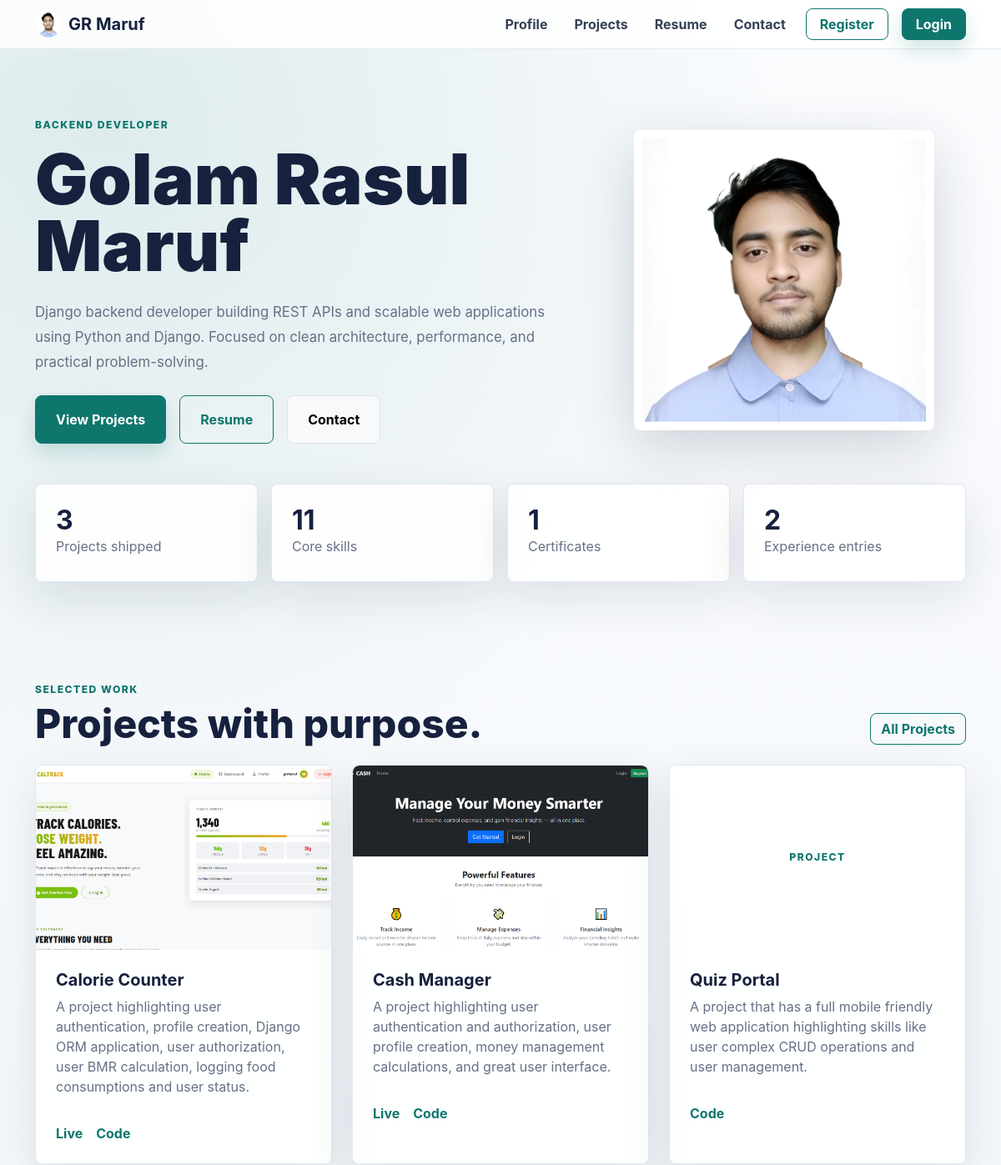
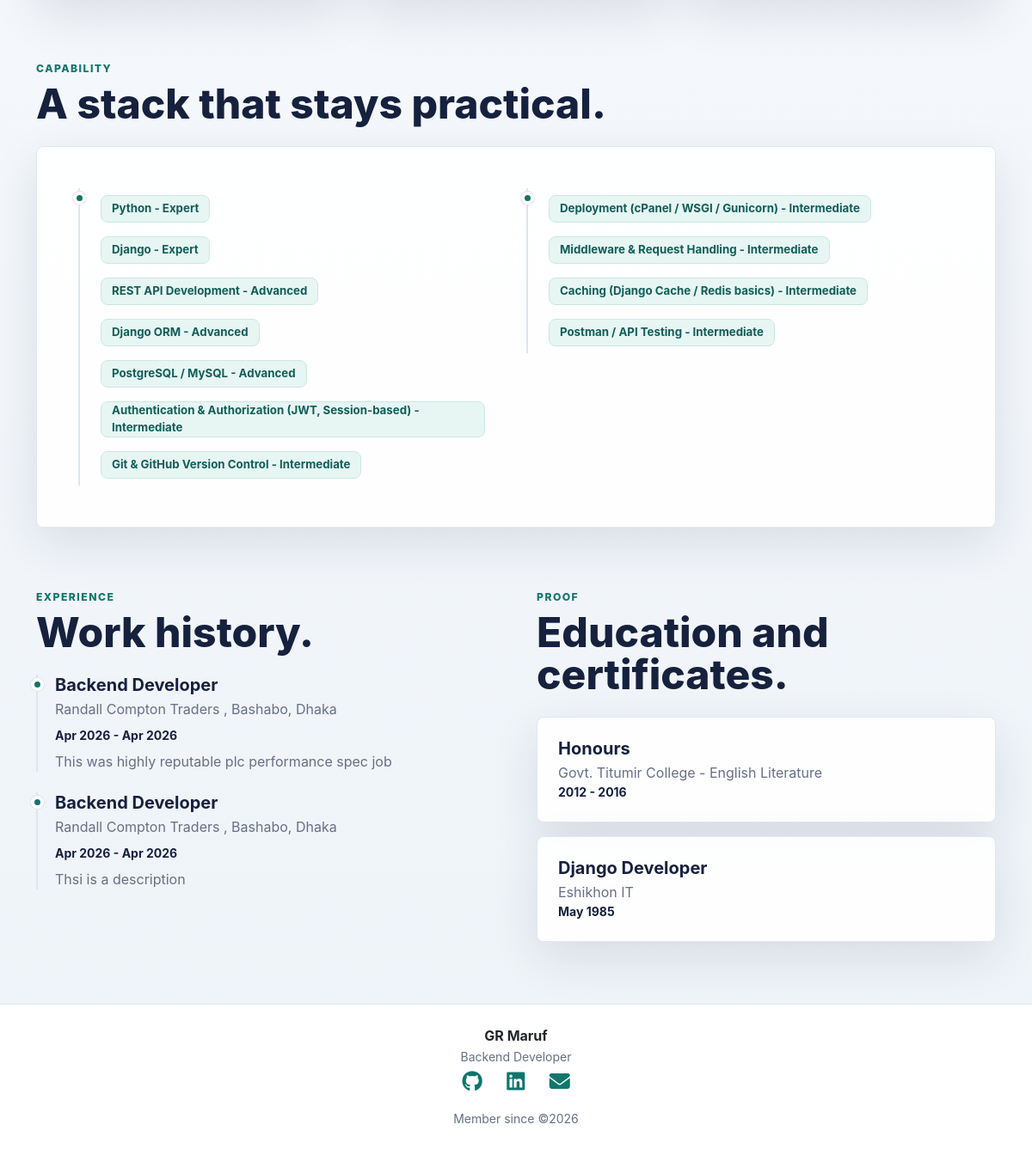
Page /portfolio/user on the committed database (2 pictures, top to bottom).
### portfolio/models.py (models this page shows, shortened)
class Profile(models.Model):
    user = models.OneToOneField(User, related_name='profile', on_delete=models.CASCADE, null=True)
    full_name = models.CharField(max_length=120, default='')
    display_name = models.CharField(max_length=80, blank=True)
    title = models.CharField(max_length=120, blank=True)  # e.g. "Backend Developer"
    bio = models.TextField(blank=True)
    email = models.EmailField(blank=True)
    phone = models.CharField(max_length=20, blank=True)
    location = models.CharField(max_length=120, blank=True)
    profile_image = models.ImageField(upload_to="profile_images/", blank=True, null=True)
    github = models.URLField(blank=True)
    linkedin = models.URLField(blank=True)
    website = models.URLField(blank=True)
    created_at = models.DateTimeField(auto_now_add=True)

class Project(models.Model):
    profile = models.ForeignKey(Profile, on_delete=models.CASCADE, related_name="projects")
    title = models.CharField(max_length=150)
    description = models.TextField()
    tags = models.ManyToManyField(Tag, blank=True)
    github_link = models.URLField(blank=True)
    live_link = models.URLField(blank=True)
    image = models.ImageField(upload_to="projects/", blank=True, null=True)
    start_date = models.DateField(blank=True, null=True)
    end_date = models.DateField(blank=True, null=True)

class Skill(models.Model):
    profile = models.ForeignKey(Profile, on_delete=models.CASCADE, related_name="skills")
    name = models.CharField(max_length=100)
    SKILL_LEVELS = [
        ("beginner", "Beginner"),
        ("intermediate", "Intermediate"),
        ("advanced", "Advanced"),
        ("expert", "Expert"),
    ]
    level = models.CharField(max_length=20, choices=SKILL_LEVELS, default="beginner")

class Experience(models.Model):
    profile = models.ForeignKey(Profile, on_delete=models.CASCADE, related_name="experiences")
    position = models.CharField(max_length=150)
    company = models.CharField(max_length=150)
    location = models.CharField(max_length=120, blank=True)
    start_date = models.DateField()
    end_date = models.DateField(blank=True, null=True)  # null = currently working
    description = models.TextField(blank=True)

class Education(models.Model):
    profile = models.ForeignKey(Profile, on_delete=models.CASCADE, related_name="education")
    institution = models.CharField(max_length=150)
    degree = models.CharField(max_length=150)  # e.g. BSc, MSc
    field_of_study = models.CharField(max_length=150, blank=True)
    start_year = models.IntegerField()
    end_year = models.IntegerField(blank=True, null=True)
    description = models.TextField(blank=True)

class Certificate(models.Model):
    profile = models.ForeignKey(
        "Profile",
        on_delete=models.CASCADE,
        related_name="certificates"
    )
    title = models.CharField(max_length=200)
    issuer = models.CharField(max_length=150)  # e.g. Coursera, Udemy, Google
    issue_date = models.DateField()
    expiry_date = models.DateField(blank=True, null=True)
    credential_id = models.CharField(max_length=100, blank=True) # real world verification ID or URL
    credential_url = models.URLField(blank=True)
    image = models.ImageField(upload_to="certificates/", blank=True, null=True)

### portfolio/views.py (the view)
# urls.py: path('', profile, name='profile'),
def profile(request, username=None):
    context = {}
    if username:
        profile = get_user_profile(username)
        if profile is None:
            context['no_profile_error'] = True
    elif request.user.is_authenticated:
        return redirect('profile', username=get_current_username(request))
    else:
        profile = None
    context['profile'] = profile
    context['username'] = username
    print(username)
    return render(request, 'profile.html', context)

### portfolio/templates/profile.html (shortened to what this page needs)
{% extends 'master/base.html' %}
{% block content %}
  {% if profile %}
    <section class="hero">
      <div class="container">
        <div class="row align-items-center g-5">
          <div class="col-lg-7 order-2 order-lg-1 reveal">
            <div class="eyebrow mb-3">{{ profile.title|default:'Profile Title' }}</div>
            <h1 class="hero-name mb-4">{{ profile.full_name }}</h1>
            <p class="section-copy mb-4">{{ profile.bio|default:'Profile Bio' }}</p>
            <div class="d-flex flex-wrap gap-3">
              <a href="{% url 'projects' username %}" class="btn btn-brand px-4 py-3">View Projects</a>
              <a href="{% url 'resume' username %}" class="btn btn-outline-brand px-4 py-3">Resume</a>
              <a href="{% url 'contact' username %}" class="btn btn-light border px-4 py-3">Contact</a>
            </div>
          </div>
          <div class="col-lg-5 text-center order-1 order-lg-2 reveal reveal-delay-1">
            {% if profile.profile_image %}
              <img src="{{ profile.profile_image.url }}" class="portrait" alt="{{ profile.full_name }}" />
            {% else %}
              <img src="/media/app/logo.webp" class="portrait" alt="{{ profile.full_name }}" />
            {% endif %}
          </div>
        </div>
      </div>
    </section>
    <section class="pb-5">
      <div class="container">
        <div class="row g-3">
          <div class="col-6 col-lg-3">
            <div class="surface metric p-4 reveal">
              <div class="h2 fw-bold mb-0">{{ profile.projects.count }}</div>
              <div class="muted">Projects shipped</div>
            </div>
          </div>
          <div class="col-6 col-lg-3">
            <div class="surface metric p-4 reveal reveal-delay-1">
              <div class="h2 fw-bold mb-0">{{ profile.skills.count }}</div>
              <div class="muted">Core skills</div>
            </div>
          </div>
          <div class="col-6 col-lg-3">
            <div class="surface metric p-4 reveal reveal-delay-2">
              <div class="h2 fw-bold mb-0">{{ profile.certificates.count }}</div>
              <div class="muted">Certificates</div>
            </div>
          </div>
          <div class="col-6 col-lg-3">
            <div class="surface metric p-4 reveal reveal-delay-3">
              <div class="h2 fw-bold mb-0">{{ profile.experiences.count }}</div>
              <div class="muted">Experience entries</div>
            </div>
          </div>
        </div>
      </div>
    </section>
    <section class="section-pad">
      <div class="container">
        <div class="d-flex flex-column flex-md-row justify-content-between gap-3 mb-4">
          <div>
            <div class="eyebrow mb-2">Selected work</div>
            <h2 class="section-title mb-0">Projects with purpose.</h2>
          </div>
          <a href="{% url 'projects' username %}" class="btn btn-outline-brand align-self-md-end">All Projects</a>
        </div>
        <div class="row g-4">
          {% for project in profile.projects.all|slice:':3' %}
            <div class="col-md-6 col-xl-4">
              <article class="surface lift h-100 overflow-hidden">
                {% if project.image %}
                  <img src="{{ project.image.url }}" class="project-image" alt="{{ project.title }}" />
                {% else %}
                  <div class="project-image d-flex align-items-center justify-content-center">
                    <span class="eyebrow">Project</span>
                  </div>
                {% endif %}
                <div class="p-4">
                  <h3 class="h5 fw-bold">{{ project.title }}</h3>
                  <p class="muted">{{ project.description|truncatewords:22 }}</p>
                  <div class="d-flex gap-3">
                    {% if project.live_link %}
                      <a href="{{ project.live_link }}" target="_blank" rel="noreferrer" class="fw-bold text-decoration-none">Live</a>
                    {% endif %}
                    {% if project.github_link %}
                      <a href="{{ project.github_link }}" target="_blank" rel="noreferrer" class="fw-bold text-decoration-none">Code</a>
                    {% endif %}
                  </div>
                </div>
              </article>
            </div>
          {% empty %}
            <div class="col-12">
              <div class="soft-panel p-4">Add your first project from the dashboard and it will appear here.</div>
            </div>
          {% endfor %}
        </div>
      </div>
    </section>
    <section class="section-pad pt-0">
      <div class="container">
        <div class="d-flex flex-column flex-md-row justify-content-between gap-3 mb-4">
          <div>
            <div class="eyebrow mb-2">Capability</div>
            <h2 class="section-title mb-0">A stack that stays practical.</h2>
          </div>
        </div>
        <div class="surface p-5">
          <div class="row g-md-4">
            <div class="col-md-6">
              <div class="timeline-item px-4">
                {% for skill in profile.skills.all|slice:':7' %}
                  <span class="tag-pill my-2">
                    {{ skill.name }}{% if skill.level %}
                      - {{ skill.get_level_display }}
                    {% endif %}
                  </span>
                  <br />
                {% empty %}
                  <span class="muted">Add skills from your dashboard.</span>
                {% endfor %}
              </div>
            </div>
            <div class="col-md-6">
              <div class="timeline-item px-4">
                {% for skill in profile.skills.all|slice:'7:' %}
                  <span class="tag-pill my-2">
                    {{ skill.name }}{% if skill.level %}
                      - {{ skill.get_level_display }}
                    {% endif %}
                  </span>
                  <br />
                {% empty %}
                  <span class="muted">Add skills from your dashboard.</span>
                {% endfor %}
              </div>
            </div>
          </div>
        </div>
      </div>
    </section>
    <section class="section-pad pt-0">
      <div class="container">
        <div class="row g-5">
          <div class="col-lg-6">
            <div class="eyebrow mb-2">Experience</div>
            <h2 class="section-title mb-4">Work history.</h2>
            <div class="d-grid gap-4">
              {% for exp in profile.experiences.all %}
                <div class="timeline-item">
                  <h3 class="h5 fw-bold mb-1">{{ exp.position }}</h3>
                  <div class="muted mb-2">
                    {{ exp.company }}{% if exp.location %}
                      , {{ exp.location }}
                    {% endif %}
                  </div>
                  <div class="small fw-bold mb-2">
                    {{ exp.start_date|date:'M Y' }} -{% if exp.end_date %}
                      {{ exp.end_date|date:'M Y' }}
                    {% else %}
                      Present
                    {% endif %}
                  </div>
                  <p class="mb-0 muted">{{ exp.description }}</p>
                </div>
              {% empty %}
                <div class="soft-panel p-4">Experience entries will appear here.</div>
              {% endfor %}
            </div>
          </div>
          <div class="col-lg-6">
            <div class="eyebrow mb-2">Proof</div>
            <h2 class="section-title mb-4">Education and certificates.</h2>
            <div class="d-grid gap-3">
              {% for edu in profile.education.all %}
                <div class="surface p-4 lift">
                  <h3 class="h5 fw-bold mb-1">{{ edu.degree }}</h3>
                  <div class="muted">
                    {{ edu.institution }}{% if edu.field_of_study %}
                      - {{ edu.field_of_study }}
                    {% endif %}
                  </div>
                  <div class="small fw-bold">{{ edu.start_year }} - {{ edu.end_year|default:'Present' }}</div>
                </div>
              {% endfor %}
              {% for cert in profile.certificates.all|slice:':3' %}
                <div class="surface p-4 lift">
                  <h3 class="h5 fw-bold mb-1">{{ cert.title }}</h3>
                  <div class="muted">{{ cert.issuer }}</div>
                  <div class="small fw-bold">{{ cert.issue_date|date:'M Y' }}</div>
                </div>
              {% empty %}
                {% if not profile.education.all %}
                  <div class="soft-panel p-4">Education and certificates will appear here.</div>
                {% endif %}
              {% endfor %}
            </div>
          </div>
        </div>
      </div>
    </section>
  {% endif %}
{% endblock %}

### portfolio/templates/master/base.html (shortened to what this page needs)
<!DOCTYPE html>
<html lang="en">
  <head>
    <link href="https://cdn.jsdelivr.net/npm/bootstrap@5.0.2/dist/css/bootstrap.min.css" rel="stylesheet" />
    <link rel="stylesheet" href="https://cdnjs.cloudflare.com/ajax/libs/font-awesome/6.5.1/css/all.min.css" />
  </head>
  <body>
    {% if profile %}
      {% include 'master/nav.html' %}
    {% endif %}
    <main class="site-shell">
      {% block content %}
      {% endblock %}
    </main>
    {% if profile %}
      {% include 'master/footer.html' %}
    {% endif %}
  </body>
</html>

### portfolio/templates/master/nav.html (shortened to what this page needs)
<nav class="navbar navbar-expand-lg navbar-light sticky-top">
  <div class="container">
    <a class="navbar-brand fw-bold d-flex align-items-center" href="{% url 'profile' profile.user.username|default:'demo' %}">
      {% if profile.profile_image %}
        <img src="{{ profile.profile_image.url }}" class="rounded-circle me-2" width="32" height="32" alt="{{ profile.full_name }}" />
      {% else %}
        <img src="/media/app/logo.webp" alt="Logo" width="34" height="34" class="me-2 rounded" />
      {% endif %}
      <span>{{ profile.display_name|default:'Portfolio' }}</span>
    </a>
    <div class="collapse navbar-collapse justify-content-end d-none d-lg-flex">
      <ul class="navbar-nav align-items-center gap-3">
        <li class="nav-item">
          <a class="nav-link" href="{% url 'profile' profile.user.username|default:'demo' %}">Profile</a>
        </li>
        <li class="nav-item">
          <a class="nav-link" href="{% url 'projects' profile.user.username|default:'demo' %}">Projects</a>
        </li>
        <li class="nav-item">
          <a class="nav-link" href="{% url 'resume' profile.user.username|default:'demo' %}">Resume</a>
        </li>
        <li class="nav-item">
          <a class="nav-link" href="{% url 'contact' profile.user.username|default:'demo' %}">Contact</a>
        </li>
        {% if profile.user == request.user %}
          <li class="nav-item">
            <a class="nav-link" href="{% url 'dashboard' %}">Dashboard</a>
          </li>
          <li class="nav-item">
            <a class="nav-link" href="{% url 'logout' %}">Logout</a>
          </li>
        {% elif request.user.is_authenticated %}
        <li class="nav-item">
          <a class="btn btn-brand px-3" href="{% url 'profile' %}">Show Own Profile</a>
        </li>
        {% else %}
          <li class="nav-item">
            <a class="btn btn-outline-brand px-3" href="{% url 'register' %}">Register</a>
          </li>
          <li class="nav-item">
            <a class="btn btn-brand px-3" href="{% url 'login' %}">Login</a>
          </li>
        {% endif %}
      </ul>
    </div>
  </div>
</nav>

### portfolio/templates/master/footer.html (shortened to what this page needs)
<footer class="footer py-4 bg-white">
  <div class="container">
    <div>
      <div class="fw-bold text-dark">{{ profile.display_name|default:'Portfolio' }}</div>
      <small>{{ profile.title }}</small>
    </div>
    <div class="social-links">
      {% if profile.github %}
        <a href="{{ profile.github }}" target="_blank"><i class="fab fa-github"></i></a>
      {% endif %}
      {% if profile.linkedin %}
        <a href="{{ profile.linkedin }}" target="_blank"><i class="fab fa-linkedin"></i></a>
      {% endif %}
      {% if profile.user.email %}
        <a href="{% url 'contact' profile.user.username %}">
            <i class="fas fa-envelope"></i>
        </a>
      {% endif %}
    </div>
    <div>
      <small>Member since ©{{ profile.user.date_joined|date:"Y"}}</small>
    </div>
  </div>
</footer>

### rows in the picture
Profile: profile_image (picture), display_name "GR Maruf", title "BACKEND DEVELOPER", full_name "Golam Rasul Maruf", bio "Django backend developer building REST APIs and scalable web applications using Python and Django. Focused on clean architecture, performance, and practical problem-solving.", projects.count "3", skills.count "11", certificates.count "1", experiences.count "2", title "Backend Developer", user.date_joined "2026"
Project: image (picture), title "Calorie Counter", description "A project highlighting user authentication, profile creation, Django ORM application, user authorization, user BMR calculation, logging food consumptions and user status."
Project: image (picture), title "Cash Manager", description "A project highlighting user authentication and authorization, user profile creation, money management calculations, and great user interface."
Project: image "PROJECT", title "Quiz Portal", description "A project that has a full mobile friendly web application highlighting skills like user complex CRUD operations and user management."
Skill: name "Python", level "Expert"
Skill: name "Django", level "Expert"
Skill: name "REST API Development", level "Advanced"
Skill: name "Django ORM", level "Advanced"
Skill: name "PostgreSQL / MySQL", level "Advanced"
Skill: name "Authentication & Authorization (JWT, Session-based)", level "Intermediate"
Skill: name "Git & GitHub Version Control", level "Intermediate"
Skill: name "Deployment (cPanel / WSGI / Gunicorn)", level "Intermediate"
Skill: name "Middleware & Request Handling", level "Intermediate"
Skill: name "Caching (Django Cache / Redis basics)", level "Intermediate"
Skill: name "Postman / API Testing", level "Intermediate"
Experience: position "Backend Developer", company "Randall Compton Traders", location "Bashabo, Dhaka", start_date "Apr 2026", end_date "Apr 2026", description "This was highly reputable plc performance spec job"
Experience: position "Backend Developer", company "Randall Compton Traders", location "Bashabo, Dhaka", start_date "Apr 2026", end_date "Apr 2026", description "Thsi is a description"
Education: degree "Honours", institution "Govt. Titumir College", field_of_study "English Literature", start_year "2012", end_year "2016"
Certificate: title "Django Developer", issuer "Eshikhon IT", issue_date "May 1985"
